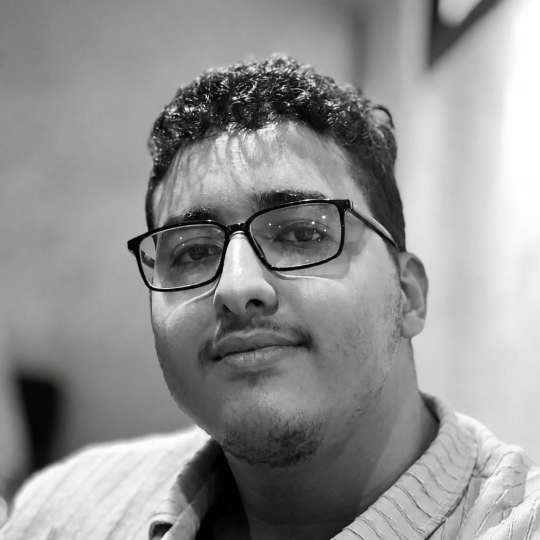
#> input picture src/assets/saadimage.jpg, 1080 x 1080 px, found by its file name (shown at 1/2 size)
$ python optimize-images.py
#> lines starting #> are read from the running program, lines starting #| are printed output that depends on the picture
import os
from PIL import Image

def optimize_images():
    print("=== Optimizing Images to WebP & Compressed Fallbacks ===")

    # 1. src/assets/logo.jpg -> logo.webp & compressed logo.jpg
    src_logo_path = "src/assets/logo.jpg"
    if os.path.exists(src_logo_path):
        with Image.open(src_logo_path) as img:
            img = img.convert("RGB")
            # Resize for high DPI (160x160 for 40px display)
            resized = img.resize((160, 160), Image.Resampling.LANCZOS)
            resized.save("src/assets/logo.webp", "WEBP", quality=85)
            resized.save(src_logo_path, "JPEG", quality=85, optimize=True)
            print(f"src/assets/logo.webp: {os.path.getsize('src/assets/logo.webp')} bytes")
            print(f"src/assets/logo.jpg: {os.path.getsize(src_logo_path)} bytes")

    # 2. public/logo.jpg -> logo.webp & compressed public/logo.jpg
    pub_logo_path = "public/logo.jpg"
    if os.path.exists(pub_logo_path):
        with Image.open(pub_logo_path) as img:
            img = img.convert("RGB")
            resized = img.resize((160, 160), Image.Resampling.LANCZOS)
            resized.save("public/logo.webp", "WEBP", quality=85)
            resized.save(pub_logo_path, "JPEG", quality=85, optimize=True)
            print(f"public/logo.webp: {os.path.getsize('public/logo.webp')} bytes")
            print(f"public/logo.jpg: {os.path.getsize(pub_logo_path)} bytes")

    # 3. src/assets/saadimage.jpg -> saadimage.webp & compressed saadimage.jpg
    saad_path = "src/assets/saadimage.jpg"
    if os.path.exists(saad_path):
        with Image.open(saad_path) as img:
#> img is the input picture: PIL image 1080x1080 RGB; mean R, G, B 145.6, 145.6, 145.6
            img = img.convert("RGB")
            resized = img.resize((160, 160), Image.Resampling.LANCZOS)
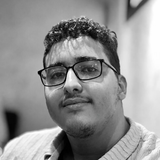
#> resized: PIL image 160x160 RGB; mean R, G, B 145.6, 145.6, 145.6
            resized.save("src/assets/saadimage.webp", "WEBP", quality=85)
            resized.save(saad_path, "JPEG", quality=85, optimize=True)
            print(f"src/assets/saadimage.webp: {os.path.getsize('src/assets/saadimage.webp')} bytes")
            print(f"src/assets/saadimage.jpg: {os.path.getsize(saad_path)} bytes")

    # 4. public/favicon.jpg & favicon.png
    fav_jpg_path = "public/favicon.jpg"
    if os.path.exists(fav_jpg_path):
        with Image.open(fav_jpg_path) as img:
            img = img.convert("RGB")
            resized_64 = img.resize((64, 64), Image.Resampling.LANCZOS)
            resized_64.save(fav_jpg_path, "JPEG", quality=85, optimize=True)
            resized_32 = img.resize((32, 32), Image.Resampling.LANCZOS)
            resized_32.save("public/favicon.png", "PNG", optimize=True)
            print(f"public/favicon.jpg: {os.path.getsize(fav_jpg_path)} bytes")
            print(f"public/favicon.png: {os.path.getsize('public/favicon.png')} bytes")

if __name__ == "__main__":
    optimize_images()
